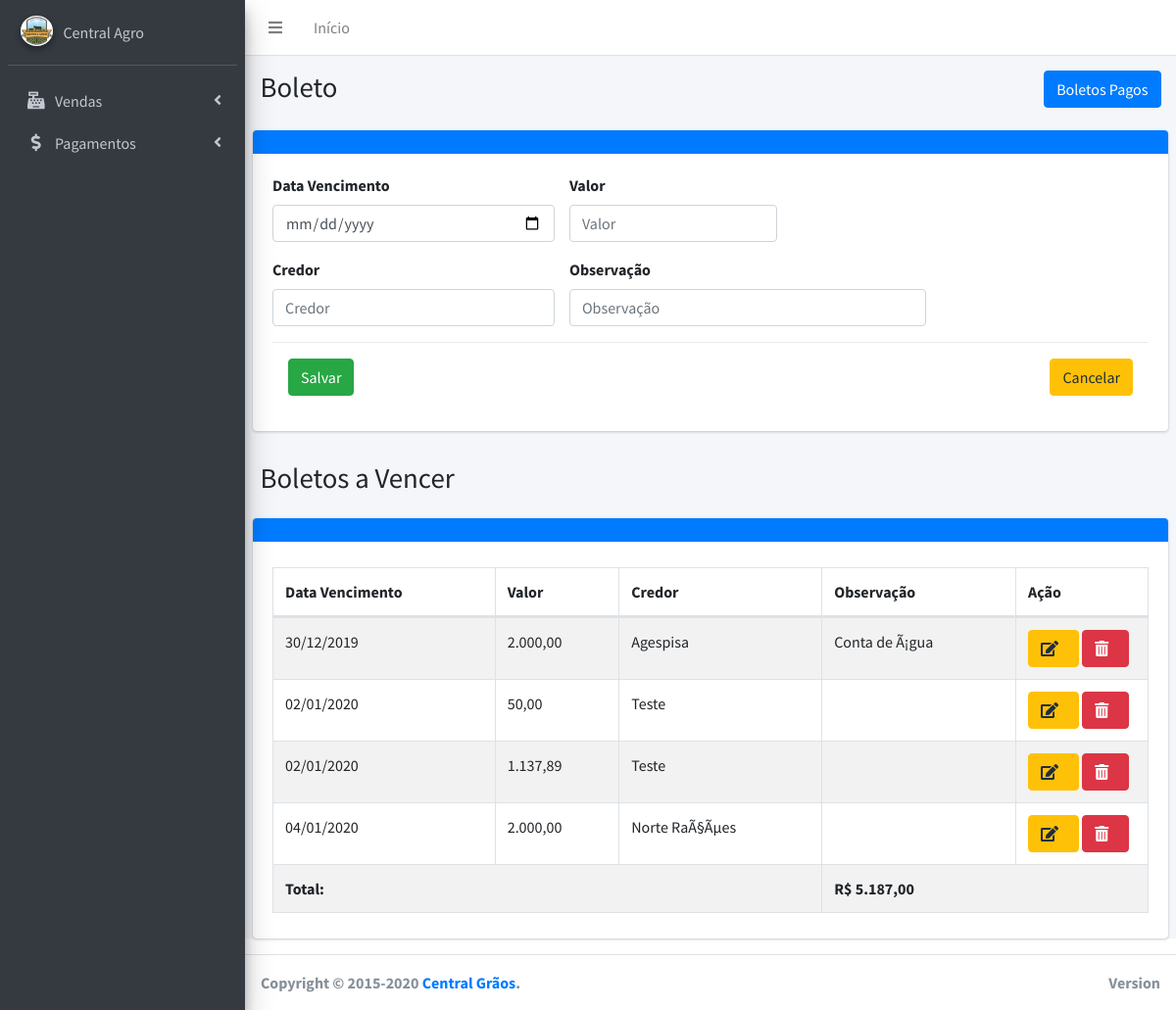
Page /pages/boletos/boleto.php on the earlier database version.
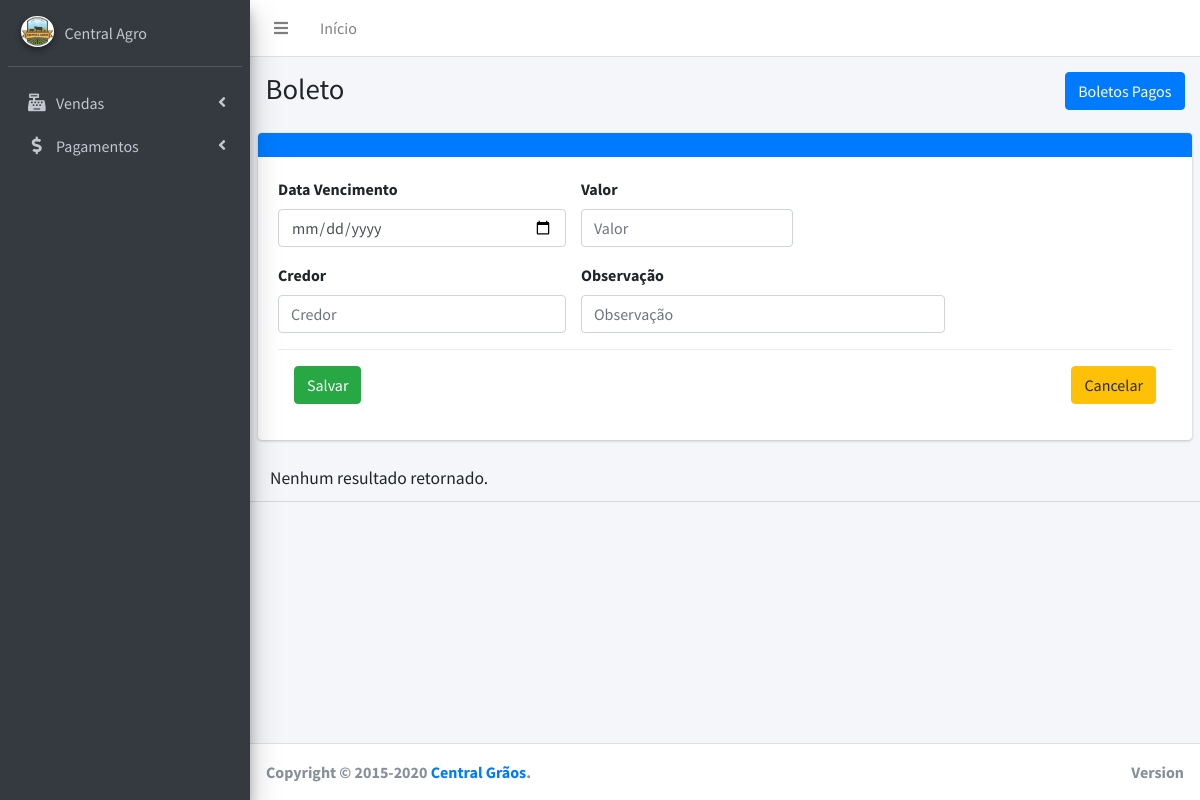
Same page on the later database version.
### tables this page shows
CREATE TABLE `boleto` (
  `id` int(11) UNSIGNED NOT NULL,
  `dataVcto` date NOT NULL,
  `valor` varchar(15) NOT NULL,
  `credor` varchar(30) NOT NULL,
  `obs` varchar(35) DEFAULT NULL,
  `status` varchar(1) NOT NULL COMMENT '0=aberto, 1=pago'
);

### pages/boletos/boleto.php (the view, shortened to what the changed rows need)
<?php
$status = "0";
?>
<!DOCTYPE html>
<html>
    <head>
        <link rel="stylesheet" href="../../plugins/fontawesome-free/css/all.min.css">
        <link rel="stylesheet" href="https://code.ionicframework.com/ionicons/2.0.1/css/ionicons.min.css">
        <link rel="stylesheet" href="../../dist/css/adminlte.min.css">
        <link rel="stylesheet" href="../../plugins/datatables-bs4/css/dataTables.bootstrap4.css">
    </head>
    <body class="hold-transition sidebar-mini">
        <div class="wrapper">
            <div class="content-wrapper">
                <section class="content-header">
                    <div class="container-fluid">
                        <div class="row mb-2">
                            <div class="col-sm-6">
                                <h1>Boleto</h1>
                            </div>
                        </div>
                    </div>
                </section>
                <?php
                $pdo = Banco::conectar();
                $pdo->setAttribute(PDO::ATTR_ERRMODE, PDO::ERRMODE_EXCEPTION);
                $sql = 'SELECT * FROM boleto WHERE status = :status ORDER BY dataVcto';
                $q = $pdo->prepare($sql);
                $q->execute(array('status' => $status));
                $result = $q->fetchAll();
                if (count($result)) {
                ?>
                <section class="content-header">
                    <div class="container-fluid">
                        <div class="row mb-2">
                            <div class="col-sm-6">
                                <h1>Boletos a Vencer</h1>
                            </div>
                        </div>
                    </div>
                </section>
                <section class="content">
                    <div class="card card-primary">
                        <div class="card-header">
                        </div>
                        <div class="card-body">
                            <table id="example2" class="table table-bordered table-striped">
                                <thead>
                                    <tr>
                                        <th>Data Vencimento</th>
                                        <th>Valor</th>
                                        <th>Credor</th>
                                        <th>Observação</th>
                                        <th>Ação</th>
                                    </tr>
                                </thead>
                                <tbody>
                                    <?php
                                    foreach ($result as $row) {
                                        $total = $total + str_replace(".", "", $row['valor']);
                                        echo '<tr>';
                                        echo '<td>' . date("d/m/Y", strtotime($row['dataVcto'])) . '</td>';
                                        echo '<td>' . $row['valor'] . '</td>';
                                        echo '<td>' . $row['credor'] . '</td>';
                                        echo '<td>' . $row['obs'] . '</td>';
                                        echo '<td width=110>';
                                        echo '<a class="btn btn-warning" href="boletoUpdate.php?id=' . $row['id'] . '"><i class="fas fa-edit mr-2"></i></a>';
                                        echo '<a class="btn btn-danger" href="boletoDelete.php?id=' . $row['id'] . '" data-confirm="Deseja excluir?"><i class="fas fa-trash-alt mr-2"></i></a>';
                                        echo '</td>';
                                        echo '</tr>';
                                    }
                                        echo '<tr>';
                                        echo '<th colspan="3">Total:</th>';
                                        echo '<td colspan="2" > <b>R$ ' . number_format($total, 2, ',', '.') . '</b> </td>';
                                        echo '</tr>';
                                    ?>
                                </tbody>
                            </table>
                        </div>
                    </div>
                </section>
                <?php
                } else {
                    echo '<div class="card-header">';
                    echo '<h3 class="card-title">Nenhum resultado retornado.</h3>';
                    echo '</div>';
                }
                ?>
            </div>
        </div>
    </body>
</html>

Differences in the rows shown:
removed boleto: dataVcto "30/12/2019", valor "2.000,00", credor "Agespisa", obs "Conta de Ã¡gua"
removed boleto: dataVcto "02/01/2020", valor "50,00", credor "Teste"
removed boleto: dataVcto "02/01/2020", valor "1.137,89", credor "Teste"
removed boleto: dataVcto "04/01/2020", valor "2.000,00", credor "Norte RaÃ§Ãµes"
Other differences:
$total: "5.187,00" → (not shown)
text no longer shown: "Boletos a Vencer Data Vencimento Valor Credor Observação Ação Total: R$"
text now shown: "Nenhum resultado retornado."
